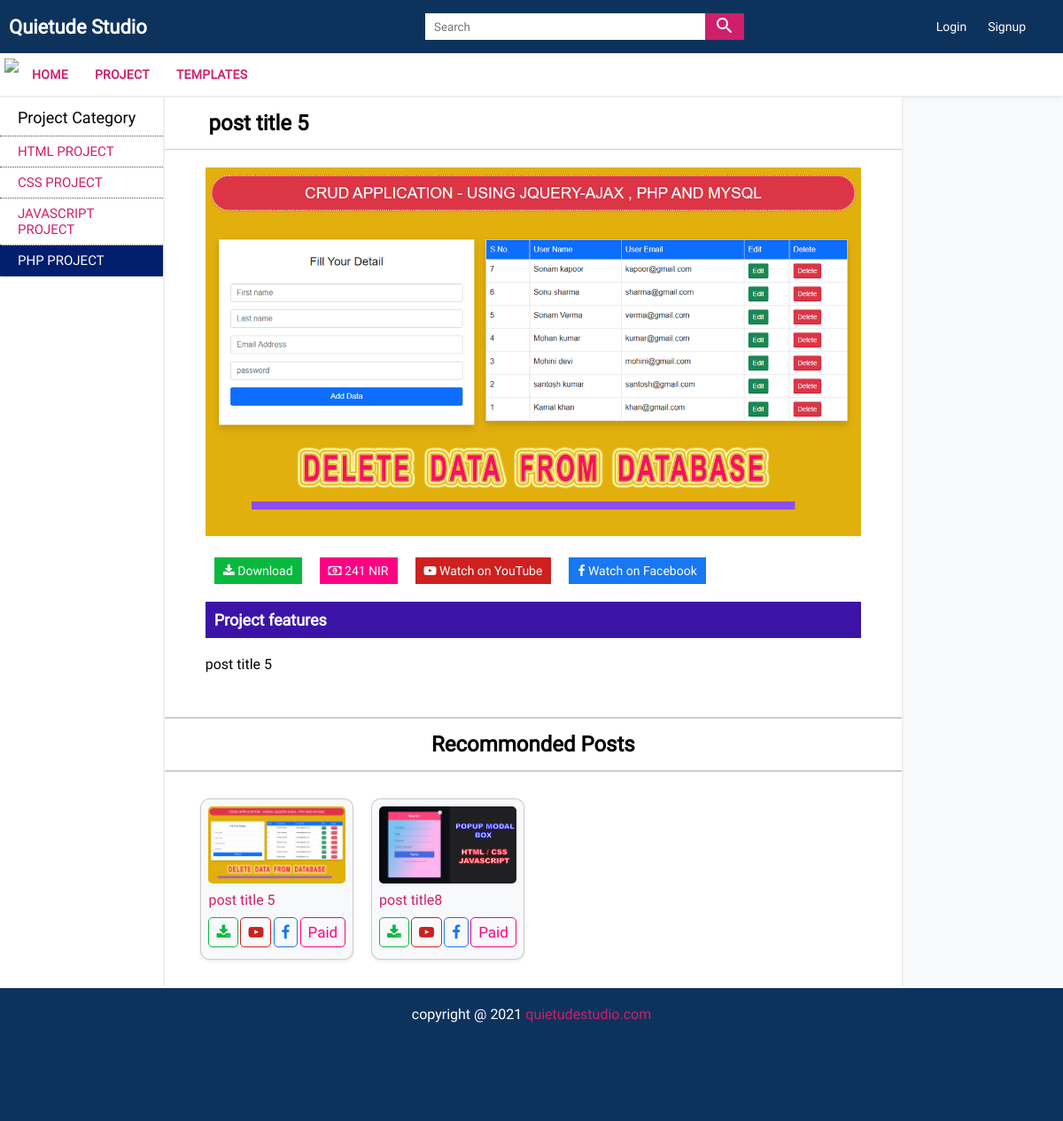
The page /project/php-project/post-title-5 on the database its author committed.
### tables this page shows
CREATE TABLE `menus` (
  `menu_id` int(11) NOT NULL,
  `menu_name` varchar(100) NOT NULL,
  `menu_slug` varchar(100) NOT NULL,
  `menu_status` tinyint(4) NOT NULL DEFAULT 1,
  `menu_count` varchar(100) NOT NULL
);

CREATE TABLE `categories` (
  `category_id` int(11) NOT NULL,
  `category_name` varchar(150) NOT NULL,
  `category_slug` varchar(150) NOT NULL,
  `category_count` varchar(500) NOT NULL,
  `category_status` tinyint(4) NOT NULL DEFAULT 1,
  `category_menu` varchar(150) NOT NULL
);

CREATE TABLE `posts` (
  `post_id` int(11) NOT NULL,
  `post_title` varchar(200) NOT NULL,
  `post_slug` varchar(200) NOT NULL,
  `post_desc` text NOT NULL,
  `post_fb_link` varchar(200) NOT NULL,
  `post_yt_link` varchar(200) NOT NULL,
  `post_price` varchar(100) NOT NULL,
  `post_type` int(11) NOT NULL,
  `post_image` varchar(100) NOT NULL,
  `post_file` varchar(100) NOT NULL,
  `post_img_alt` varchar(50) NOT NULL,
  `post_img_title` varchar(50) NOT NULL,
  `post_meta_title` varchar(150) NOT NULL,
  `post_meta_desc` varchar(200) NOT NULL,
  `post_meta_key` varchar(200) NOT NULL,
  `post_menu` varchar(100) NOT NULL,
  `post_cate` varchar(200) NOT NULL,
  `post_status` tinyint(4) NOT NULL DEFAULT 1
);

### admin/config.inc.php (called while the page is built, shortened)
<?php
 $baseUrl = "http://localhost/quietude";
?>

### admin/functions.inc.php (called while the page is built, shortened)
<?php
function validate_data($conn,$data){
    $data = trim($data);
    $data = mysqli_real_escape_string($conn,$data);
    $data = htmlentities($data);
    return $data;
}
  function select($conn,$table1,$table2="",$col1="",$col2="",$order="",$where="",$nameCond="",$offset="",$limit=""){
    $query = "SELECT * FROM $table1";
    if(!empty($where)){
        $query .= " WHERE $where = $nameCond";
    }
    if(!empty($order)){
        $query .= " ORDER BY $order DESC";
    }
    $selectQuery = mysqli_query($conn,$query) or die("Select data query failed");
    return $selectQuery;
}
?>

### projects-details.php (the view)
<?php
 require_once("header.inc.php");
?>
<div class="wrapper">
    <div class="MainContent">
        <?php  require_once("left-sidebar.inc.php"); ?>
    <?php
      if(isset($_GET['postId'])){
          $postId = validate_data($conn,$_GET['postId']);
          $select = select($conn,"posts","","","","","post_slug","'$postId'","","");
          if($select){
              $rows = mysqli_fetch_assoc($select);
    ?>
    <section class="ContentSection">
        <h1 class="TopicHeading"><?php echo $rows['post_title']; ?></h1>
        <article class="contentDetailPage">
           <div class="projDetailSection">
               <img src="images\<?php echo $rows['post_image']; ?>" class="image" alt="<?php echo $rows['post_img_alt']; ?>" title="<?php echo $rows['post_img_title']; ?>">
               <div class="detailActionBtns">
                   <a href="download.php?downloadFile=<?php echo $rows['post_id']; ?>" class="button"><i class="fa fa-download"></i> Download</a>
                   <?php
                     if($rows['post_type'] == 1){
                          echo '<a href="javascript:void(0)" class="button"><i class="fa fa-money"></i> '.$rows['post_price'].' NIR</a>';
                     }else{
                          echo "";
                     }
                   ?>
                   <a href="<?php echo $rows['post_yt_link']; ?>" target="_blank" class="button"><i class="fa fa-youtube-play"></i> Watch on YouTube</a>
                   <a href="<?php echo $rows['post_fb_link']; ?>" target="_blank" class="button"><i class="fa fa-facebook"></i> Watch on Facebook</a>
               </div>
               <div class="projDesction">
                   <h2 class="projectHeader">Project features</h2>
                   <div class="description">
                   <p><?php echo $rows['post_desc']; ?></p>
                </div>
               </div>
           </div>
        </article>
        <h1 class="recommondedHeading">Recommonded Posts</h1>
        <div class="recommondedProj">
            <?php
                if(isset($_GET['cateId'])){
                    $cateId = validate_data($conn,$_GET['cateId']);
                    displayProjects($conn,"post_cate","'$cateId'","","");
                    }else{
                    displayProjects($conn,"post_menu","'$menuId'","","");
                }
            ?>
        </div>
    </section>
    <?php } } ?>
    </div>
    <?php require_once("right-sidebar.inc.php"); ?>
    <?php require_once("footer.inc.php"); ?>

### header.inc.php (shortened to what this page needs)
<?php
  require_once("admin/config.inc.php");
  require_once("admin/functions.inc.php");
  require_once("functions.php");
   ?>
<!DOCTYPE html>
<html lang="en">
<head>
    <link rel="stylesheet" href="css/common.css">
    <link rel="stylesheet" href="css/main.css">
    <link rel="stylesheet" href="css/responsive.css">
    <link rel="stylesheet" href="https://stackpath.bootstrapcdn.com/font-awesome/4.7.0/css/font-awesome.min.css">
</head>
<body>
    <header class="header">
        <div class="HeaderLogo"><a href="<?php echo $baseUrl; ?>">Quietude Studio</a></div>
        <div class="SearchBar">
            <form action="search.php">
                <div class="InputBox">
                    <input type="search" name="s" placeholder="Search" autocomplete="off">
                    <button type="submit"><img src="icons\search_white_24dp.svg"></button>
                </div>
            </form>
        </div>
        <div class="UserJoinBox">
            <?php
              if(isset($_SESSION['LOGIN_EMAIL'])){
                 echo '<a href="javascript:void(0)" class="LoginBtn">Hello '.$_SESSION['LOGIN_FNAME'].'</a>
                       <a href="timeout.php" class="SignupBtn">Logout</a>';
              }else{
                echo '<a href="login.php" class="LoginBtn">Login</a>
                      <a href="registration.php" class="SignupBtn">Signup</a>';
              }
            ?>
        </div>
    </header>
<nav class="navigation">
    <ul class="NavItems">
        <span class="CloseNave"><img src="icons\close_white_24dp.svg"></span>
        <li><a href="<?php echo $baseUrl; ?>">Home</a></li>
        <?php
          $select = select($conn,"menus","","","","","","","","");
          if(mysqli_num_rows($select)>0){
              while($rows = mysqli_fetch_assoc($select)){
                  echo '<li><a href="'.$rows['menu_slug'].'">'.$rows['menu_name'].'</a></li>';
              }
          }
        ?>
    </ul>
</nav>

### left-sidebar.inc.php (shortened to what this page needs)
    <aside class="LeftSidebar">
    <span class="SidebarCategory">Project Category</span>
    <ul>
        <?php
        if(isset($_GET['menuId'])){
            $menuId = validate_data($conn,$_GET['menuId']);
            if(isset($_GET['cateId'])){
                $cateId = validate_data($conn,$_GET['cateId']);
                $select = select($conn,"categories","","","","","category_menu","'$menuId'","","");
                if(mysqli_num_rows($select)>0){
                    while($rows = mysqli_fetch_assoc($select)){
                        if($rows['category_slug'] == $cateId){
                            $bgClass = "background-color: #001E6C !important; color: white;";
                        }else{
                            $bgClass = "";
                        }
                        echo '<li><a href="'.$rows['category_menu'].'/'.$rows['category_slug'].'" style="'.$bgClass.'">'.$rows['category_name'].'</a></li>';
                    }
                }else{
                       echo "<li><a href='javascript:void(0)'>Category not found</a></li>";
                }
            }
        }
        ?>
    </ul>
</aside>

### functions.php (shortened to what this page needs)
<?php
  function displayProjects($conn,$postSlug="",$postCol="",$offset="",$limit=""){
    $select = select($conn,"posts","","","","rand()",$postCol,$postSlug,$offset,$limit);
    if(mysqli_num_rows($select)>0){
        while($rows = mysqli_fetch_assoc($select)){
            echo '<div class="ProjCard">
                    <img src="'."images/". $rows['post_image'].'" class="projThumbnail" alt="'.$rows['post_img_alt'].'" title="'.$rows['post_img_title'].'">
                    <a href="'.$rows['post_menu'].'/'.$rows['post_cate'].'/'.$rows['post_slug'].'" class="cardHeading">'.$rows['post_title'].'</a>
                    <div class="cardFooter">';
                    if(!empty($rows['post_yt_link'])){
                        $url1 = $rows['post_yt_link'];
                    }else{
                        $url1 = 'javascript:void(0)';
                    }
                    if(!empty($rows['post_fb_link'])){
                        $url2 = $rows['post_fb_link'];
                    }else{
                        $url2 = 'javascript:void(0)';
                    }
                     if($rows['post_type'] == 1){
                         $projCost = "Paid";
                     }else{
                         $projCost = "Free";
                     }
                  echo '<a href="/'.$rows['post_menu'].'/'.$rows['post_cate'].'/'.$rows['post_slug'].'" class="actionBtn" title="Download Project"><i class="fa fa-download"></i></a>
                        <a href="'.$url1.'" target="_blank" class="actionBtn" title="Watch on YouTube"><i class="fa fa-youtube-play"></i></a>
                        <a href="'.$url2.'" target="_blank" class="actionBtn" title="Watch on Facebook"><i class="fa fa-facebook"></i></a>
                        <a href="javascript:void(0)" class="actionBtn">'.$projCost.'</a>
                    </div>
                </div>';
        }
    }else{
        echo '<h1 class="notFound">Data not found</h1>';
    }
}
?>

### css/common.css (style rules this page uses)
:root { --PinkColor: #CE1F6A !important; --BlueColor: #3B14A7 !important; --YellowColor: #FA9905 !important; --BlackColor: #3C2C3E !important; --DarkBlueColor: #0D335D !important; --LightBlackColor: #4d4d4d !important; --LightColor: #f8f9fa !important; --shadow: 0 0.2rem 0.3rem rgba(0, 0, 0, 0.384) !important; --shadow-sm: 0 0.125rem 0.25rem rgba(0, 0, 0, 0.075) !important; --shadow-lg: 0 1rem 3rem rgba(0, 0, 0, 0.175) !important; --shadow-none: none !important; }

### rows shown on the page
menus: menu_name "PROJECT"
menus: menu_name "TEMPLATES"
categories: category_name "HTML PROJECT"
categories: category_name "CSS PROJECT"
categories: category_name "JAVASCRIPT PROJECT"
categories: category_name "PHP PROJECT"
posts: post_title "post title 5", post_image (picture), post_price "241", post_desc "post title 5", post_type "Paid"
posts: post_image (picture), post_title "post title8", post_type "Paid"
